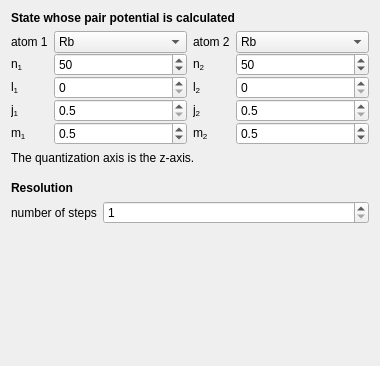
           <widget class="QWidget" name="page_2">
            <property name="geometry">
             <rect>
              <x>0</x>
              <y>0</y>
              <width>380</width>
              <height>366</height>
             </rect>
            </property>
            <attribute name="label">
             <string>General</string>
            </attribute>
            <layout class="QVBoxLayout" name="verticalLayout_2">
             <item>
              <widget class="QLabel" name="label_63">
               <property name="font">
                <font>
                 <weight>75</weight>
                 <bold>true</bold>
                </font>
               </property>
               <property name="text">
                <string>State whose pair potential is calculated</string>
               </property>
               <property name="textFormat">
                <enum>Qt::AutoText</enum>
               </property>
               <property name="alignment">
                <set>Qt::AlignBottom|Qt::AlignLeading|Qt::AlignLeft</set>
               </property>
               <property name="wordWrap">
                <bool>true</bool>
               </property>
              </widget>
             </item>
             <item>
              <widget class="QWidget" name="widget_system_qn" native="true">
               <layout class="QHBoxLayout" name="horizontalLayout_2">
                <property name="spacing">
                 <number>6</number>
                </property>
                <property name="sizeConstraint">
                 <enum>QLayout::SetDefaultConstraint</enum>
                </property>
                <property name="leftMargin">
                 <number>0</number>
                </property>
                <property name="topMargin">
                 <number>0</number>
                </property>
                <property name="rightMargin">
                 <number>0</number>
                </property>
                <property name="bottomMargin">
                 <number>0</number>
                </property>
                <item>
                 <layout class="QFormLayout" name="formLayout">
                  <property name="sizeConstraint">
                   <enum>QLayout::SetDefaultConstraint</enum>
                  </property>
                  <property name="fieldGrowthPolicy">
                   <enum>QFormLayout::ExpandingFieldsGrow</enum>
                  </property>
                  <property name="labelAlignment">
                   <set>Qt::AlignLeading|Qt::AlignLeft|Qt::AlignVCenter</set>
                  </property>
                  <property name="formAlignment">
                   <set>Qt::AlignLeading|Qt::AlignLeft|Qt::AlignTop</set>
                  </property>
                  <property name="verticalSpacing">
                   <number>0</number>
                  </property>
                  <item row="1" column="1">
                   <widget class="QSpinBox" name="spinbox_system_n1">
                    <property name="sizePolicy">
                     <sizepolicy hsizetype="Expanding" vsizetype="Fixed">
                      <horstretch>0</horstretch>
                      <verstretch>0</verstretch>
                     </sizepolicy>
                    </property>
                    <property name="minimumSize">
                     <size>
                      <width>0</width>
                      <height>0</height>
                     </size>
                    </property>
                    <property name="minimum">
                     <number>1</number>
                    </property>
                    <property name="maximum">
                     <number>999</number>
                    </property>
                    <property name="value">
                     <number>50</number>
                    </property>
                   </widget>
                  </item>
                  <item row="2" column="1">
                   <widget class="QSpinBox" name="spinbox_system_l1">
                    <property name="sizePolicy">
                     <sizepolicy hsizetype="Expanding" vsizetype="Fixed">
                      <horstretch>0</horstretch>
                      <verstretch>0</verstretch>
                     </sizepolicy>
                    </property>
                    <property name="minimumSize">
                     <size>
                      <width>0</width>
                      <height>0</height>
                     </size>
                    </property>
                    <property name="maximum">
                     <number>100</number>
                    </property>
                   </widget>
                  </item>
                  <item row="3" column="1">
                   <widget class="QDoubleSpinBox" name="spinbox_system_j1">
                    <property name="sizePolicy">
                     <sizepolicy hsizetype="Expanding" vsizetype="Fixed">
                      <horstretch>0</horstretch>
                      <verstretch>0</verstretch>
                     </sizepolicy>
                    </property>
                    <property name="minimumSize">
                     <size>
                      <width>0</width>
                      <height>0</height>
                     </size>
                    </property>
                    <property name="decimals">
                     <number>1</number>
                    </property>
                    <property name="minimum">
                     <double>0.500000000000000</double>
                    </property>
                    <property name="maximum">
                     <double>99.500000000000000</double>
                    </property>
                   </widget>
                  </item>
                  <item row="1" column="0">
                   <widget class="QLabel" name="label_2">
                    <property name="text">
                     <string>n&lt;sub&gt;1&lt;/sub&gt;</string>
                    </property>
                    <property name="textFormat">
                     <enum>Qt::AutoText</enum>
                    </property>
                   </widget>
                  </item>
                  <item row="2" column="0">
                   <widget class="QLabel" name="label_3">
                    <property name="text">
                     <string>l&lt;sub&gt;1&lt;/sub&gt;</string>
                    </property>
                   </widget>
                  </item>
                  <item row="3" column="0">
                   <widget class="QLabel" name="label_4">
                    <property name="text">
                     <string>j&lt;sub&gt;1&lt;/sub&gt;</string>
                    </property>
                   </widget>
                  </item>
                  <item row="4" column="0">
                   <widget class="QLabel" name="label_5">
                    <property name="text">
                     <string>m&lt;sub&gt;1&lt;/sub&gt;</string>
                    </property>
                   </widget>
                  </item>
                  <item row="0" column="1">
                   <widget class="QComboBox" name="combobox_system_species1">
                    <property name="sizePolicy">
                     <sizepolicy hsizetype="Expanding" vsizetype="Fixed">
                      <horstretch>0</horstretch>
                      <verstretch>0</verstretch>
                     </sizepolicy>
                    </property>
                    <property name="minimumSize">
                     <size>
                      <width>0</width>
                      <height>0</height>
                     </size>
                    </property>
                    <property name="whatsThis">
                     <string>Chemical element of the first atom</string>
                    </property>
                    <property name="currentIndex">
                     <number>3</number>
                    </property>
                    <item>
                     <property name="text">
                      <string>Li</string>
                     </property>
                    </item>
                    <item>
                     <property name="text">
                      <string>Na</string>
                     </property>
                    </item>
                    <item>
                     <property name="text">
                      <string>K</string>
                     </property>
                    </item>
                    <item>
                     <property name="text">
                      <string>Rb</string>
                     </property>
                    </item>
                    <item>
                     <property name="text">
                      <string>Cs</string>
                     </property>
                    </item>
                   </widget>
                  </item>
                  <item row="4" column="1">
                   <widget class="QDoubleSpinBox" name="spinbox_system_m1">
                    <property name="sizePolicy">
                     <sizepolicy hsizetype="Expanding" vsizetype="Fixed">
                      <horstretch>0</horstretch>
                      <verstretch>0</verstretch>
                     </sizepolicy>
                    </property>
                    <property name="minimumSize">
                     <size>
                      <width>0</width>
                      <height>0</height>
                     </size>
                    </property>
                    <property name="decimals">
                     <number>1</number>
                    </property>
                    <property name="minimum">
                     <double>-99.500000000000000</double>
                    </property>
                    <property name="maximum">
                     <double>99.500000000000000</double>
                    </property>
                    <property name="value">
                     <double>0.500000000000000</double>
                    </property>
                   </widget>
                  </item>
                  <item row="0" column="0">
                   <widget class="QLabel" name="label_7">
                    <property name="text">
                     <string>atom 1</string>
                    </property>
                    <property name="textFormat">
                     <enum>Qt::AutoText</enum>
                    </property>
                   </widget>
                  </item>
                 </layout>
                </item>
                <item>
                 <layout class="QFormLayout" name="formLayout_4">
                  <property name="sizeConstraint">
                   <enum>QLayout::SetDefaultConstraint</enum>
                  </property>
                  <property name="fieldGrowthPolicy">
                   <enum>QFormLayout::ExpandingFieldsGrow</enum>
                  </property>
                  <property name="labelAlignment">
                   <set>Qt::AlignLeading|Qt::AlignLeft|Qt::AlignVCenter</set>
                  </property>
                  <property name="formAlignment">
                   <set>Qt::AlignLeading|Qt::AlignLeft|Qt::AlignTop</set>
                  </property>
                  <property name="verticalSpacing">
                   <number>0</number>
                  </property>
                  <item row="1" column="1">
                   <widget class="QSpinBox" name="spinbox_system_n2">
                    <property name="sizePolicy">
                     <sizepolicy hsizetype="Expanding" vsizetype="Fixed">
                      <horstretch>0</horstretch>
                      <verstretch>0</verstretch>
                     </sizepolicy>
                    </property>
                    <property name="minimumSize">
                     <size>
                      <width>0</width>
                      <height>0</height>
                     </size>
                    </property>
                    <property name="minimum">
                     <number>1</number>
                    </property>
                    <property name="maximum">
                     <number>999</number>
                    </property>
                    <property name="value">
                     <number>50</number>
                    </property>
                   </widget>
                  </item>
                  <item row="2" column="1">
                   <widget class="QSpinBox" name="spinbox_system_l2">
                    <property name="sizePolicy">
                     <sizepolicy hsizetype="Expanding" vsizetype="Fixed">
                      <horstretch>0</horstretch>
                      <verstretch>0</verstretch>
                     </sizepolicy>
                    </property>
                    <property name="minimumSize">
                     <size>
                      <width>0</width>
                      <height>0</height>
                     </size>
                    </property>
                    <property name="maximum">
                     <number>100</number>
                    </property>
                   </widget>
                  </item>
                  <item row="3" column="1">
                   <widget class="QDoubleSpinBox" name="spinbox_system_j2">
                    <property name="sizePolicy">
                     <sizepolicy hsizetype="Expanding" vsizetype="Fixed">
                      <horstretch>0</horstretch>
                      <verstretch>0</verstretch>
                     </sizepolicy>
                    </property>
                    <property name="minimumSize">
                     <size>
                      <width>0</width>
                      <height>0</height>
                     </size>
                    </property>
                    <property name="decimals">
                     <number>1</number>
                    </property>
                    <property name="minimum">
                     <double>0.500000000000000</double>
                    </property>
                    <property name="maximum">
                     <double>99.500000000000000</double>
                    </property>
                   </widget>
                  </item>
                  <item row="4" column="1">
                   <widget class="QDoubleSpinBox" name="spinbox_system_m2">
                    <property name="sizePolicy">
                     <sizepolicy hsizetype="Expanding" vsizetype="Fixed">
                      <horstretch>0</horstretch>
                      <verstretch>0</verstretch>
                     </sizepolicy>
                    </property>
                    <property name="minimumSize">
                     <size>
                      <width>0</width>
                      <height>0</height>
                     </size>
                    </property>
                    <property name="decimals">
                     <number>1</number>
                    </property>
                    <property name="minimum">
                     <double>-99.500000000000000</double>
                    </property>
                    <property name="maximum">
                     <double>99.500000000000000</double>
                    </property>
                    <property name="value">
                     <double>0.500000000000000</double>
                    </property>
                   </widget>
                  </item>
                  <item row="1" column="0">
                   <widget class="QLabel" name="label_18">
                    <property name="text">
                     <string>n&lt;sub&gt;2&lt;/sub&gt;</string>
                    </property>
                    <property name="textFormat">
                     <enum>Qt::AutoText</enum>
                    </property>
                   </widget>
                  </item>
                  <item row="2" column="0">
                   <widget class="QLabel" name="label_19">
                    <property name="text">
                     <string>l&lt;sub&gt;2&lt;/sub&gt;</string>
                    </property>
                   </widget>
                  </item>
                  <item row="3" column="0">
                   <widget class="QLabel" name="label_20">
                    <property name="text">
                     <string>j&lt;sub&gt;2&lt;/sub&gt;</string>
                    </property>
                   </widget>
                  </item>
                  <item row="4" column="0">
                   <widget class="QLabel" name="label_21">
                    <property name="text">
                     <string>m&lt;sub&gt;2&lt;/sub&gt;</string>
                    </property>
                   </widget>
                  </item>
                  <item row="0" column="1">
                   <widget class="QComboBox" name="combobox_system_species2">
                    <property name="sizePolicy">
                     <sizepolicy hsizetype="Expanding" vsizetype="Fixed">
                      <horstretch>0</horstretch>
                      <verstretch>0</verstretch>
                     </sizepolicy>
                    </property>
                    <property name="minimumSize">
                     <size>
                      <width>0</width>
                      <height>0</height>
                     </size>
                    </property>
                    <property name="whatsThis">
                     <string>Chemical element of the second atom</string>
                    </property>
                    <property name="currentIndex">
                     <number>3</number>
                    </property>
                    <item>
                     <property name="text">
                      <string>Li</string>
                     </property>
                    </item>
                    <item>
                     <property name="text">
                      <string>Na</string>
                     </property>
                    </item>
                    <item>
                     <property name="text">
                      <string>K</string>
                     </property>
                    </item>
                    <item>
                     <property name="text">
                      <string>Rb</string>
                     </property>
                    </item>
                    <item>
                     <property name="text">
                      <string>Cs</string>
                     </property>
                    </item>
                   </widget>
                  </item>
                  <item row="0" column="0">
                   <widget class="QLabel" name="label_8">
                    <property name="text">
                     <string>atom 2</string>
                    </property>
                    <property name="textFormat">
                     <enum>Qt::AutoText</enum>
                    </property>
                   </widget>
                  </item>
                 </layout>
                </item>
               </layout>
              </widget>
             </item>
             <item>
              <widget class="QLabel" name="label_39">
               <property name="text">
                <string>The quantization axis is the z-axis.</string>
               </property>
               <property name="textFormat">
                <enum>Qt::AutoText</enum>
               </property>
               <property name="alignment">
                <set>Qt::AlignBottom|Qt::AlignLeading|Qt::AlignLeft</set>
               </property>
               <property name="wordWrap">
                <bool>true</bool>
               </property>
              </widget>
             </item>
             <item>
              <spacer name="verticalSpacer_8">
               <property name="orientation">
                <enum>Qt::Vertical</enum>
               </property>
               <property name="sizeType">
                <enum>QSizePolicy::Fixed</enum>
               </property>
               <property name="sizeHint" stdset="0">
                <size>
                 <width>20</width>
                 <height>10</height>
                </size>
               </property>
              </spacer>
             </item>
             <item>
              <widget class="QLabel" name="label_102">
               <property name="font">
                <font>
                 <weight>75</weight>
                 <bold>true</bold>
                </font>
               </property>
               <property name="text">
                <string>Resolution</string>
               </property>
               <property name="textFormat">
                <enum>Qt::AutoText</enum>
               </property>
               <property name="alignment">
                <set>Qt::AlignBottom|Qt::AlignLeading|Qt::AlignLeft</set>
               </property>
               <property name="wordWrap">
                <bool>true</bool>
               </property>
              </widget>
             </item>
             <item>
              <layout class="QFormLayout" name="formLayout_16">
               <property name="sizeConstraint">
                <enum>QLayout::SetDefaultConstraint</enum>
               </property>
               <property name="fieldGrowthPolicy">
                <enum>QFormLayout::ExpandingFieldsGrow</enum>
               </property>
               <property name="labelAlignment">
                <set>Qt::AlignLeading|Qt::AlignLeft|Qt::AlignVCenter</set>
               </property>
               <property name="formAlignment">
                <set>Qt::AlignLeading|Qt::AlignLeft|Qt::AlignTop</set>
               </property>
               <item row="0" column="0">
                <widget class="QLabel" name="label_37">
                 <property name="text">
                  <string>number of steps</string>
                 </property>
                 <property name="textFormat">
                  <enum>Qt::AutoText</enum>
                 </property>
                </widget>
               </item>
               <item row="0" column="1">
                <widget class="QSpinBox" name="spinbox_system_steps">
                 <property name="sizePolicy">
                  <sizepolicy hsizetype="Expanding" vsizetype="Fixed">
                   <horstretch>0</horstretch>
                   <verstretch>0</verstretch>
                  </sizepolicy>
                 </property>
                 <property name="minimum">
                  <number>1</number>
                 </property>
                 <property name="maximum">
                  <number>9999</number>
                 </property>
                 <property name="value">
                  <number>1</number>
                 </property>
                </widget>
               </item>
              </layout>
             </item>
             <item>
              <spacer name="verticalSpacer_3">
               <property name="orientation">
                <enum>Qt::Vertical</enum>
               </property>
               <property name="sizeType">
                <enum>QSizePolicy::Expanding</enum>
               </property>
               <property name="sizeHint" stdset="0">
                <size>
                 <width>20</width>
                 <height>0</height>
                </size>
               </property>
              </spacer>
             </item>
            </layout>
           </widget>
